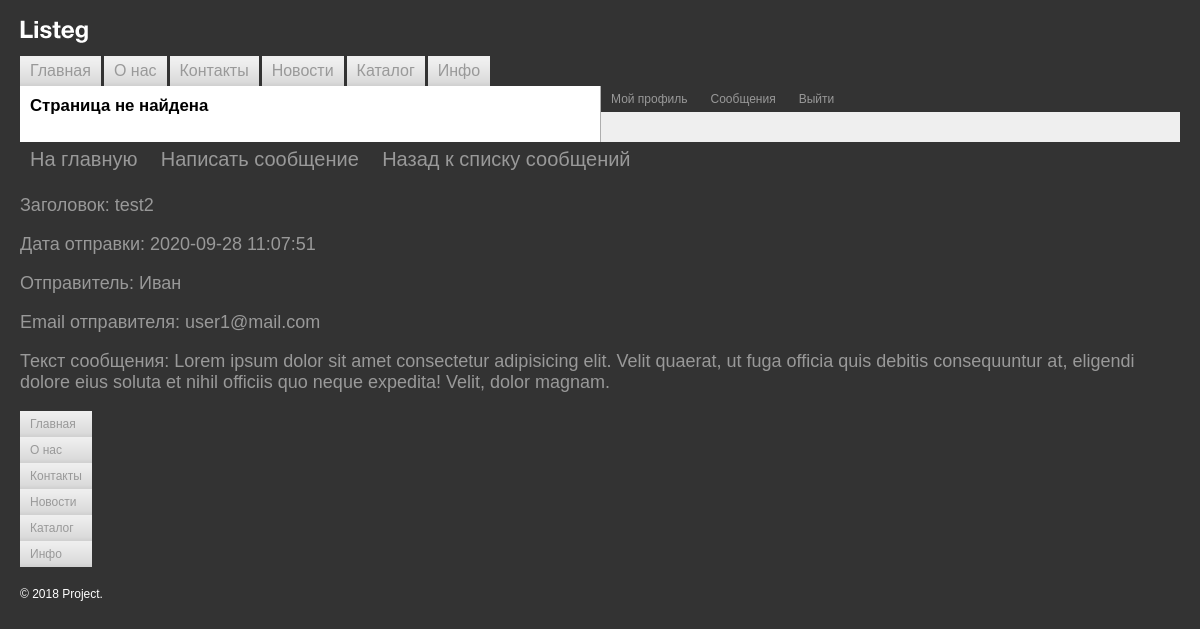
The app's page /posts/message.php?id=8 (signed in) with its own data.
### tables this page shows
CREATE TABLE `messages` (
  `id` int NOT NULL AUTO_INCREMENT,
  `title` varchar(45) DEFAULT NULL,
  `text` text,
  `date` timestamp NOT NULL DEFAULT CURRENT_TIMESTAMP,
  `sender` int NOT NULL,
  `recepient` int NOT NULL,
  `section_id` int DEFAULT NULL,
  `read` tinyint(1) NOT NULL DEFAULT '0',
  PRIMARY KEY (`id`),
  UNIQUE KEY `id_UNIQUE` (`id`),
  KEY `c_secstion_id_idx` (`section_id`) /*!80000 INVISIBLE */,
  KEY `c_sender` (`sender`),
  KEY `c_recepient_idx` (`recepient`),
  CONSTRAINT `c_recepient` FOREIGN KEY (`recepient`) REFERENCES `users` (`id`),
  CONSTRAINT `c_section_id` FOREIGN KEY (`section_id`) REFERENCES `sections` (`id`),
  CONSTRAINT `c_sender` FOREIGN KEY (`sender`) REFERENCES `users` (`id`)
);

CREATE TABLE `users` (
  `id` int NOT NULL AUTO_INCREMENT,
  `login` varchar(255) NOT NULL,
  `password` varchar(255) NOT NULL,
  `name` varchar(255) NOT NULL,
  `email` varchar(255) NOT NULL,
  `phone` varchar(20) NOT NULL,
  `register_date` timestamp NOT NULL DEFAULT CURRENT_TIMESTAMP,
  `active` tinyint(1) NOT NULL DEFAULT '0',
  `agreed` tinyint(1) NOT NULL DEFAULT '0',
  PRIMARY KEY (`id`),
  UNIQUE KEY `id_UNIQUE` (`id`) /*!80000 INVISIBLE */,
  KEY `c_name_idx` (`name`)
);

### include/messages.php (called while the page is built, shortened)
<?php
function getOpenMessage() {
    if (isset($_GET['id'])) {
        $id = mysqli_real_escape_string(getConnection(), $_GET['id']);
    }
    $getInfoMessage = mysqli_query(
    getConnection(),
    "SELECT m.title, m.date, m.sender, m.text, u.name, u.email FROM messages AS m
    LEFT JOIN users AS u ON m.sender = u.id
    WHERE m.id = $id;"
    );
    $openMessage = mysqli_fetch_assoc($getInfoMessage);
    return $openMessage;
}
function openMessage($array) {
    include($_SERVER['DOCUMENT_ROOT'] . '/templates/openMessage.php');
}

### include/connection.php (called while the page is built)
<?php
function getConnection() {
    $host = 'localhost';
    $user = 'root';
    $password = 'root';
    $dbname = 'task_manager';
    static $db;
    if (empty($db)) {
        $db = mysqli_connect($host, $user, $password, $dbname) or die('Ошибка соединения');
    }
    return $db;
}

### templates/openMessage.php (the view)
<div class="open-message">
        <p>Заголовок: <?= $array['title'] ?></p>
        <p>Дата отправки: <?= $array['date'] ?></p>
        <p>Отправитель: <?= $array['name'] ?></p>
        <p>Email отправителя: <?= $array['email'] ?></p>
        <p>Текст сообщения: <?= $array['text'] ?></p>
</div>

### styles/styles.css (style rules this page uses)
body { background: #333333; padding: 20px; margin: 0; color: #000000; font-family: Arial, Helvetica, sans-serif; font-size: 12px; }
div { border: none; font-size: 1em; }
.open-message { font-size: 18px; color: #999999; }

### records on screen
messages: title "test2", date "2020-09-28 11:07:51", sender.name "Иван", sender.email "user1@mail.com", text "Lorem ipsum dolor sit amet consectetur adipisicing elit. Velit quaerat, ut fuga officia quis debitis consequuntur at, eligendi dolore eius soluta et nihil officiis quo neque expedita! Velit, dolor magnam."

### other values on screen
cutString($menuItem['title']) "Главная"
cutString($menuItem['title']) "О нас"
cutString($menuItem['title']) "Контакты"
cutString($menuItem['title']) "Новости"
cutString($menuItem['title']) "Каталог"
cutString($menuItem['title']) "Инфо"
pageTitle($menu) "Страница не найдена"
